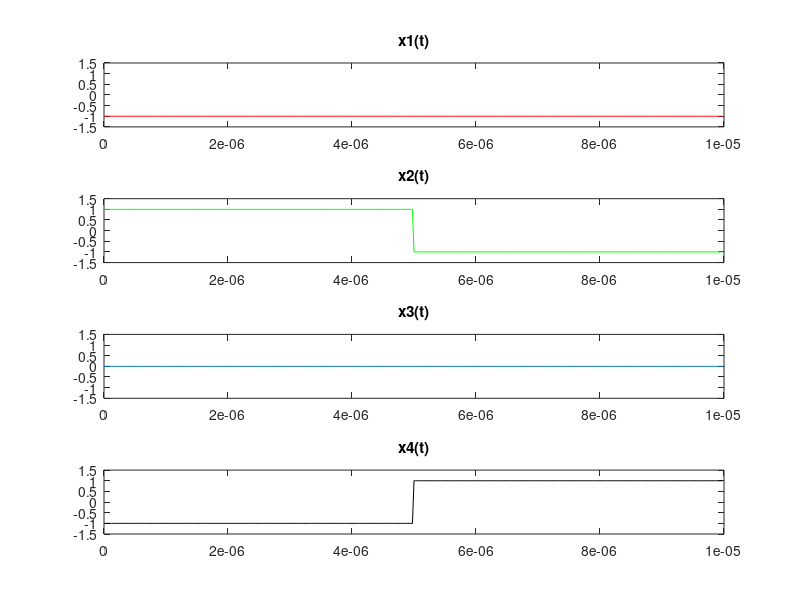
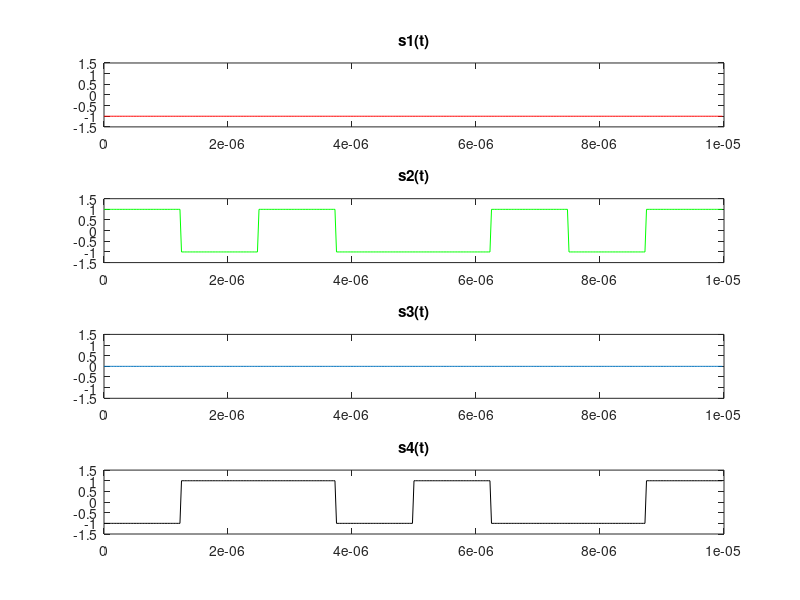
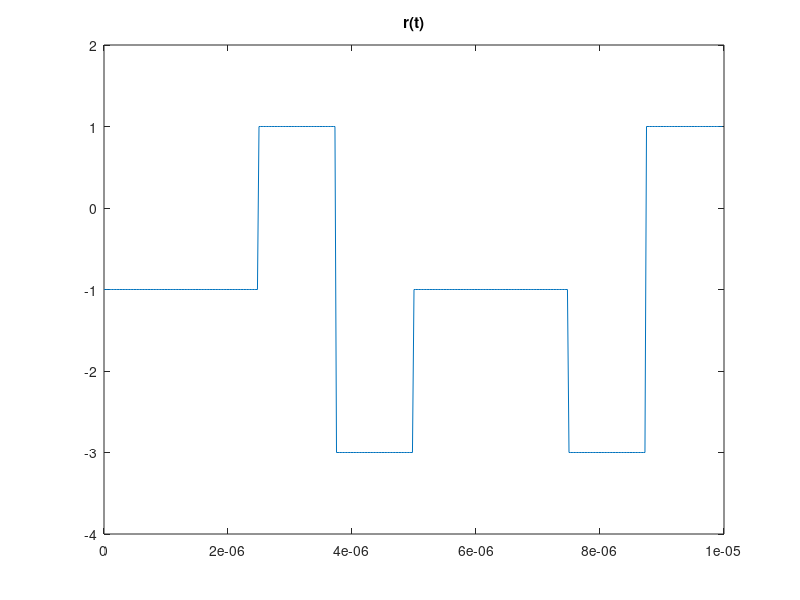
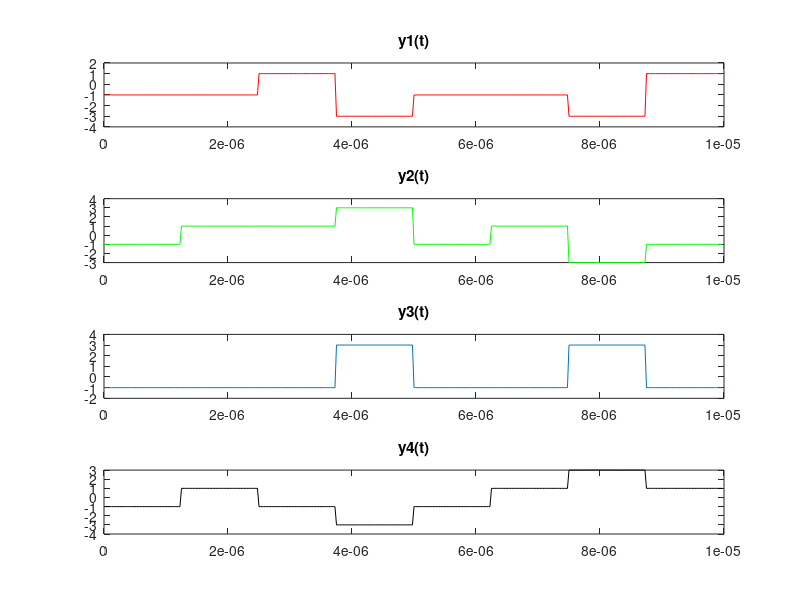

Write the MATLAB code that produced these figures, in order.
clear all;
close all;
N = 4; %fator de espalhamento, 4 chips - 1 bit
L = N; %periodo
bits = 2;
%codigo polar
Rb = 200e3;
chips_amostras = 50;
amostras_bits = chips_amostras*N;
Tb = 1/Rb;
Tc = Rb/N;
SNR = 100;%sem ruido
user0 = [-1 -1]; %00
user1 = [1 -1]; %10
user2 = [0 0]; %silencioso
user3 = [-1 1]; %01

codigo = hadamard(N);
%repetir a informacao de cada usuario de acordo com o fator do espalhamento
x1_rep = kron(user0,ones([1,L])); 
x2_rep = kron(user1,ones([1,L])); 
x3_rep = kron(user2,ones([1,L])); 
x4_rep = kron(user3,ones([1,L]));

%codigos
%perguntar
codigo1 = repmat(codigo(1,:),1,2); %pegar a linha correspondente
codigo2 = repmat(codigo(2,:),1,2);
codigo3 = repmat(codigo(3,:),1,2);
codigo4 = repmat(codigo(4,:),1,2);

s1 = x1_rep.*codigo1;
s2 = x2_rep.*codigo2;
s3 = x3_rep.*codigo3;
s4 = x4_rep.*codigo4;

soma_s = s1 + s2 + s3 + s4;
r = awgn(soma_s,SNR);

%dominio tempo
filtro = ones(1,chips_amostras);
%superamostragem
x1_t = filter(filtro,1,upsample(x1_rep,chips_amostras));
x2_t = filter(filtro,1,upsample(x2_rep,chips_amostras));
x3_t = filter(filtro,1,upsample(x3_rep,chips_amostras));
x4_t = filter(filtro,1,upsample(x4_rep,chips_amostras));

s1_t = filter(filtro,1,upsample(s1,chips_amostras));
s2_t = filter(filtro,1,upsample(s2,chips_amostras));
s3_t = filter(filtro,1,upsample(s3,chips_amostras));
s4_t = filter(filtro,1,upsample(s4,chips_amostras));

r_t =filter(filtro,1,upsample(r,chips_amostras));
t = bits*Tb*((0:length(x4_t)-1)/length(x4_t));

figure();
subplot(411);
plot(t,x1_t,'r');
title('x1(t)');
ylim([-1.5 1.5]);
subplot(412);
plot(t,x2_t,'g');
ylim([-1.5 1.5]);
title('x2(t)');
subplot(413);
plot(t,x3_t);
title('x3(t)');
ylim([-1.5 1.5]);
subplot(414);
plot(t,x4_t,'k');
title('x4(t)');
ylim([-1.5 1.5]);

figure();
subplot(411);
plot(t,s1_t,'r');
ylim([-1.5 1.5]);
title('s1(t)');
subplot(412);
plot(t,s2_t,'g');
ylim([-1.5 1.5]);
title('s2(t)');
subplot(413);
plot(t,s3_t);
ylim([-1.5 1.5]);
title('s3(t)');
subplot(414);
plot(t,s4_t,'k');
ylim([-1.5 1.5]);
title('s4(t)');

figure();
plot(t,r_t);
title('r(t)');

%receptor
y1 = codigo1.*r;
y2 = codigo2.*r;
y3 = codigo3.*r;
y4 = codigo4.*r;
%superamostragem
y1_t = filter(filtro,1,upsample(y1,chips_amostras));
y2_t = filter(filtro,1,upsample(y2,chips_amostras));
y3_t = filter(filtro,1,upsample(y3,chips_amostras));
y4_t = filter(filtro,1,upsample(y4,chips_amostras));

figure();
subplot(411);
plot(t,y1_t,'r');
title('y1(t)');
subplot(412);
plot(t,y2_t,'g');
title('y2(t)');
subplot(413);
plot(t,y3_t);
title('y3(t)');
subplot(414);
plot(t,y4_t,'k');
title('y4(t)');
%integral e correlator
%y1
int1 = sum(y1_t(1:length(y1_t)/2))/amostras_bits;
int1_2 = sum(y1_t(length(y1_t)/2+1:end))/amostras_bits;
correlator1 = [int1 > 0 int1_2 > 0];
%y2
int2 = sum(y2_t(1:length(y2_t)/2))/amostras_bits;
int2_2 = sum(y2_t(length(y2_t)/2+1:end))/amostras_bits;
correlator2 = [int2 > 0 int2_2 > 0];

%y3
int3 = sum(y3_t(1:length(y3_t)/2))/amostras_bits;
int3_2 = sum(y3_t(length(y3_t)/2+1:end))/amostras_bits;
correlator3 = [int3 > 0 int3_2 > 0];

%y4
int4 = sum(y4_t(1:length(y4_t)/2))/amostras_bits;
int4_2 = sum(y4_t(length(y4_t)/2+1:end))/amostras_bits;
correlator4 = [int4 > 0 int4_2 > 0];

figure();
subplot(411);
stem(correlator1,'r')
ylim([0 1.2]);
subplot(412);
stem(correlator2)
ylim([0 1.2]);
subplot(413);
stem(correlator3,'k')
ylim([0 1.2]);
subplot(414);
stem(correlator4,'g')
ylim([0 1.2]);

